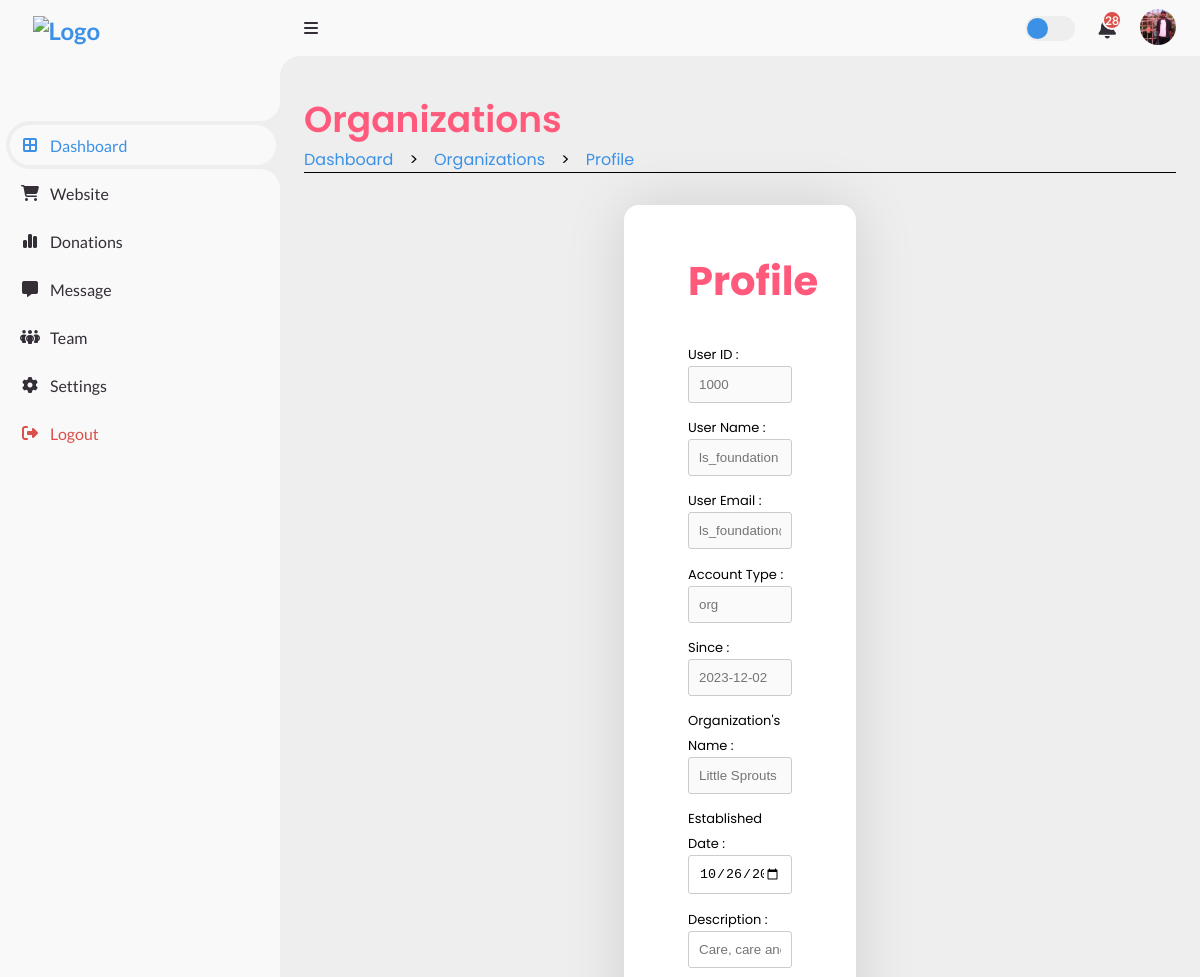
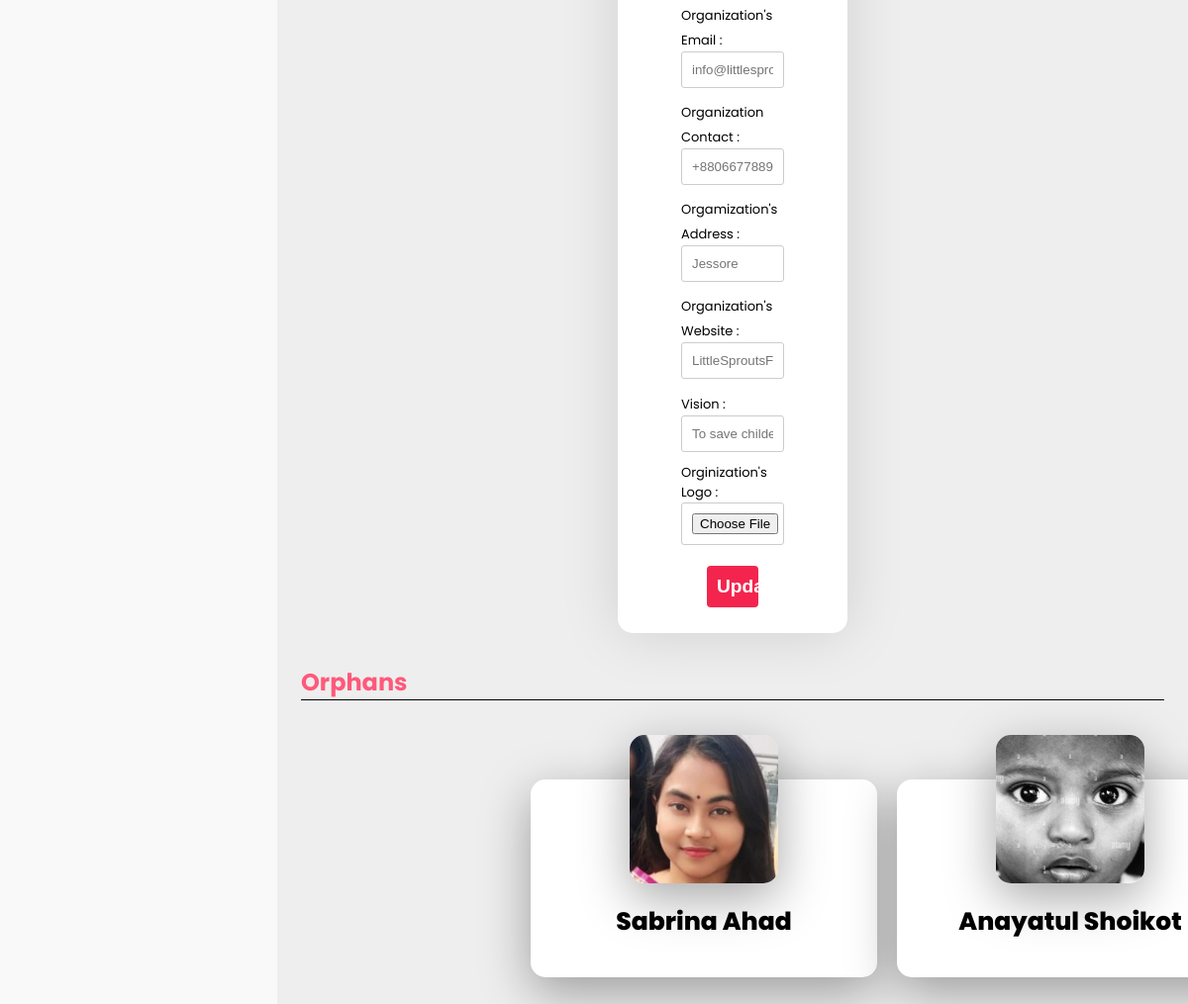
Page /Root/Admin_Side/Dash/Organizations/VIEW_ORG.php?org_id=18 (signed in) on the committed database (2 pictures, top to bottom).
### tables this page shows
CREATE TABLE `admin_list` (
  `admin_id` int(11) NOT NULL,
  `acc_id` int(11) NOT NULL,
  `admin_name` varchar(30) DEFAULT NULL,
  `admin_contact` varchar(30) DEFAULT NULL,
  `admin_priyority` int(11) DEFAULT NULL,
  `admin_image` varchar(255) DEFAULT NULL
);

CREATE TABLE `org_list` (
  `org_id` int(11) NOT NULL,
  `org_name` varchar(30) DEFAULT NULL,
  `acc_id` int(11) NOT NULL,
  `org_description` text DEFAULT NULL,
  `org_email` varchar(30) DEFAULT NULL,
  `org_phone` varchar(20) DEFAULT NULL,
  `org_website` varchar(30) DEFAULT NULL,
  `org_logo` varchar(255) DEFAULT NULL,
  `established` date DEFAULT NULL,
  `org_location` varchar(30) DEFAULT NULL,
  `org_vision` varchar(30) DEFAULT NULL,
  `org_reviews` decimal(2,2) DEFAULT NULL
);

CREATE TABLE `accounts` (
  `acc_id` int(11) NOT NULL,
  `acc_name` varchar(30) NOT NULL,
  `acc_pass` varchar(255) NOT NULL,
  `acc_email` varchar(30) NOT NULL,
  `role` varchar(10) NOT NULL,
  `acc_join_date` date NOT NULL
);

CREATE TABLE `orphan_list` (
  `orphan_id` int(11) NOT NULL,
  `org_id` int(30) DEFAULT NULL,
  `guardian_id` int(11) DEFAULT NULL,
  `first_name` varchar(30) DEFAULT NULL,
  `last_name` varchar(30) DEFAULT NULL,
  `age` int(11) DEFAULT NULL,
  `gender` varchar(10) DEFAULT NULL,
  `religion` varchar(15) DEFAULT NULL,
  `date_of_birth` date DEFAULT NULL,
  `since` date DEFAULT NULL,
  `family_status` varchar(30) DEFAULT NULL,
  `physical_condition` varchar(30) DEFAULT NULL,
  `education_level` varchar(30) DEFAULT NULL,
  `medical_history` varchar(100) DEFAULT NULL,
  `hobby` varchar(30) DEFAULT NULL,
  `favorite_food` varchar(30) DEFAULT NULL,
  `favorite_game` varchar(30) DEFAULT NULL,
  `skills` text DEFAULT NULL,
  `dreams` text DEFAULT NULL,
  `problems` text DEFAULT NULL,
  `other_comments` text DEFAULT NULL,
  `orphan_image` varchar(255) DEFAULT NULL,
  `adoption_status` enum('0','1') NOT NULL DEFAULT '0',
  `removed_status` enum('0','1') NOT NULL DEFAULT '0'
);

### Root/Admin_Side/Dash/ADMIN_DASH_BE.php (called while the page is built, shortened)
<?php
    include('/xampp/htdocs/DBMS_Project_Organized_One/Includes/db_con.php');
    if (!isset($_SESSION['acc_id']) && !isset($_SESSION['role'])) {
        $_SESSION['notify'] = "user_id not seted";
        header("Location: /Root/Login_Page/LOGIN_FORM.php");
        exit();
    } else {
        $acc_id = $_SESSION['acc_id'];
        $sql = "SELECT * FROM admin_list Where acc_id = '$acc_id'";
        $sql_result = mysqli_query($con, $sql);
        if (mysqli_num_rows($sql_result) == 1) {
            $row = mysqli_fetch_array($sql_result);
            $admin_image = $row['admin_image'];
        }
        else {
            $_SESSION['notify'] = "data not found";
            header("Location: /Root/Login_Page/LOGIN_FORM.php");
            exit();
        }
    }
?>

### Root/Admin_Side/Dash/Organizations/VIEW_ORG_BE.php (called while the page is built, shortened)
<?php
    include('/xampp/htdocs/DBMS_Project_Organized_One/Includes/db_con.php');
    if (isset($_GET['org_id'])) {
        $id = $_GET['org_id'];
        $sql = "SELECT u.acc_id, u.acc_name, role ,u.acc_email, u.acc_join_date,
            d.org_name, d.org_description, d.org_email, d.org_phone,
            d.org_website, d.org_logo, d.established, d.org_location, d.org_vision,
            d.org_reviews FROM org_list AS d LEFT JOIN accounts AS u
            ON d.acc_id = u.acc_id Where d.org_id = $id";
        $sql_result = mysqli_query($con, $sql);
        if (mysqli_num_rows($sql_result) == 1) {
            $row = mysqli_fetch_array($sql_result);
            $acc_id = $row['acc_id'];
            $acc_name = $row['acc_name'];
            $acc_email = $row['acc_email'];
            $role = $row['role'];
            $acc_join_date = $row['acc_join_date'];
            $org_name = $row['org_name'];
            $org_description = $row['org_description'];
            $org_email = $row['org_email'];
            $org_phone = $row['org_phone'];
            $established = $row['established'];
            $org_website = $row['org_website'];
            $org_location = $row['org_location'];
            $org_vision = $row['org_vision'];
        }
        else {
            echo "User data not found.";
        }
    }
?>

### Root/Admin_Side/Dash/Organizations/VIEW_ORG.php (the view, shortened to what this page needs)
<?php
  include('/xampp/htdocs/DBMS_Project_Organized_One/Root/Admin_Side/Dash/ADMIN_DASH_BE.php');
?>
<!DOCTYPE html>
<html lang="en">
  <head>
    <link rel="stylesheet" href="https://cdnjs.cloudflare.com/ajax/libs/font-awesome/6.4.0/css/all.min.css"/>
    <link href="https://cdn.jsdelivr.net/npm/remixicon@3.5.0/fonts/remixicon.css" rel="stylesheet"/>
    <link rel="stylesheet" href="https://cdn.jsdelivr.net/npm/swiper@10/swiper-bundle.min.css"/>
    <link href='https://unpkg.com/boxicons@2.1.4/css/boxicons.min.css' rel='stylesheet'>
    <link rel="stylesheet" href="/Root/Admin_Side/Dash/Organizations/ORG_DASH_STYLE.css" />
    <link rel="stylesheet" href="/Root/Admin_Side/Dash/Orphans/VIEW_STYLE.css">
  </head>
  <body>
    <section class="sidebar">
      <a href="#" class="logo">
        <img src="/Root/Landing_Page/LOGO_NoBackground.png" alt="Logo" />
      </a>
      <ul class="side-menu top">
        <li class="active">
          <a href="/Root/Admin_Side/Dash/ADMIN_DASH.php" class="nav-link">
            <i class="fas fa-border-all"></i>
            <span class="text">Dashboard</span>
          </a>
        </li>
        <li>
          <a href="#" class="nav-link">
            <i class="fas fa-shopping-cart"></i>
            <span class="text">Website</span>
          </a>
        </li>
        <li>
          <a href="/Root/Admin_Side/Donation/DONATION_DASH.php" class="nav-link">
            <i class="fas fa-chart-simple"></i>
            <span class="text">Donations</span>
          </a>
        </li>
        <li>
          <a href="#" class="nav-link">
            <i class="fas fa-message"></i>
            <span class="text">Message</span>
          </a>
        </li>
        <li>
          <a href="#" class="nav-link">
            <i class="fas fa-people-group"></i>
            <span class="text">Team</span>
          </a>
        </li>
        <li>
          <a href="#">
            <i class="fas fa-cog"></i>
            <span class="text">Settings</span>
          </a>
        </li>
        <li>
          <a href="/Includes/logout.php" class="logout">
            <i class="fas fa-right-from-bracket"></i>
            <span class="text">Logout</span>
          </a>
        </li>
      </ul>
    </section>
    <section class="content">
      <nav>
        <i class="fas fa-bars menu-btn"></i>
        <label for="switch-mode" class="switch-mode"></label>
        <a href="#" class="notification">
          <span class="num">28</span>
        </a>
        <a href="#" class="profile">
          <img src="../Admin/<?php echo $admin_image ?>" alt="profile" />
        </a>
      </nav>
        <main>
            <div class="head-title">
                <div class="left">
                    <h1>Organizations</h1>
                    <ul class="breadcrumb">
                            <li>
                                <a class="active" href="/Root/Admin_Side/Dash/ADMIN_DASH.php">Dashboard</a>
                            </li>
                            <li>></li>
                            <li>
                                <a class="active" href="/Root/Admin_Side//Dash/Organizations/ORG_DASH.php">Organizations</a>
                            </li>
                            <li>></li>
                            <li>
                                <a class="active" href="#">Profile</a>
                            </li>
                        </ul>
                </div>
            </div>
            <div class="container">
                <?php
                    include("/xampp/htdocs/DBMS_Project_Organized_One/Root/Admin_Side/Dash/Organizations/VIEW_ORG_BE.php");
                ?>
                <h2>Profile</h2>
                <form action="/Root/Admin_Side/Dash/Organizations/VIEW_UPDATE_BE.php" method="post" enctype="multipart/form-data">
                    <div class="row">
                        <label>User ID :</label>
                        <input type="text" name="acc_id" placeholder="<?php echo $acc_id ?>" disabled>
                    </div>
                    <div class="row">
                        <label>User Name :</label>
                        <input type="text" name="acc_name" placeholder="<?php echo $acc_name ?>" disabled>
                    </div>
                    <div class="row">
                        <label>User Email :</label>
                        <input type="text" name="acc_email" placeholder="<?php echo $acc_email ?>" disabled>
                    </div>
                    <div class="row">
                        <label>Account Type :</label>
                        <input type="text" name="role" placeholder="<?php echo $role ?>" disabled>
                    </div>
                    <div class="row">
                        <label>Since :</label>
                        <input type="text" name="acc_join_date" placeholder="<?php echo $acc_join_date ?>" disabled>
                    </div>
                    <div class="row">
                        <label>Organization's Name :</label>
                        <input type="text" name="org_name" placeholder="<?php echo $org_name ?>" disabled>
                    </div>
                    <div class="row">
                        <label>Established Date :</label>
                        <input type="date" name="established" value="<?php echo $established ?>">
                    </div>
                    <div class="row">
                        <label>Description :</label>
                        <input type="text" name="org_description" placeholder="<?php echo $org_description ?>" >
                    </div>
                    <div class="row">
                        <label>Organization's Email :</label>
                        <input type="text" name="org_email" placeholder="<?php echo $org_email ?>">
                    </div>
                    <div class="row">
                        <label>Organization Contact :</label>
                        <input type="text" name="org_phone" placeholder="<?php echo $org_phone ?>" >
                    </div>
                    <div class="row">
                        <label>Orgamization's Address :</label>
                        <input type="text" name="org_location" placeholder="<?php echo $org_location ?>" >
                    </div>
                    <div class="row">
                        <label>Organization's Website :</label>
                        <input type="text" name="org_website" placeholder="<?php echo $org_website ?>" >
                    </div>
                    <div class="row">
                        <label>Vision :</label>
                        <input type="text" name="org_vision"  placeholder="<?php echo $org_vision ?>">
                    </div>
                    <label>Orginization's Logo :</label>
                    <input type="file" name="image" accept="image/*">
                    <div class="btn">
                        <button type="submit" name="update">Update</button>
                    </div>
                </form>
            </div>
            <div class="container_2">
                <div class="left">
                    <h1>Orphans</h1>
                </div>
                <div class="plate">
                    <?php
                        include('/xampp/htdocs/DBMS_Project_Organized_One/Root/Admin_Side/Dash/Organizations/FETCH_ORPHAN_FROM_ORG_BE.php');
                    ?>
                </div>
            </div>
        </main>
    </section>
  </body>
</html>

### Root/Admin_Side/Dash/Organizations/FETCH_ORPHAN_FROM_ORG_BE.php (shortened to what this page needs)
<?php
    include('/xampp/htdocs/DBMS_Project_Organized_One/Includes/db_con.php');
    if (isset($_GET['org_id'])) {
        $id = $_GET['org_id'];
        $query = "SELECT * FROM orphan_list WHERE org_id = $id";
        $result = mysqli_query($con, $query);
        if (mysqli_num_rows($result) > 0) {
            while ($row = mysqli_fetch_assoc($result)) {
                echo '<div class="card">';
                echo '<div class="pb"  style="background-image: url(\'../../../Orphanage/' . $row['orphan_image'] . '\');"></div>';
                echo '<div class="info">';
                echo '<h1>' . $row['first_name'] . '  ' . $row['last_name'] . '</h1>';
                echo '</div>';
                echo '</div>';
            }
        } else {
            echo 'No Orphan Records found';
        }
    } else {
        echo "Error";
    }
?>

### Root/Admin_Side/Dash/Orphans/VIEW_STYLE.css (style rules this page uses)
.content main .container { margin: 2rem 20rem; padding: 1rem 4rem; background-color: #fff; border-radius: 15px; box-shadow: 0 0 60px rgba(0, 0, 0, 0.13); }
.container h2 { text-align: center; font-size: 2.5rem; color: #FF597B; padding: 0; margin: 30px 0px; text-shadow: 2px 5px 30px hsl(0, 0%, 100%); }
.container form { display: flex; flex-direction: column; }
.container label { font-size: small; color: black; padding-bottom: -5px; }
.container input { width: 100%; margin: 0 0 .7rem 0; padding: 10px; border: 1px solid #ccc; border-radius: 3px; color: black; }
.container .btn { display: flex; align-items: center; justify-content: center; }
.container button { width: 50%; background-color: var(--color5); color: #fff; border: none; padding: 10px 10px; margin: 10px 0px; border-radius: 4px; font-size: 1.2rem; font-weight: 700; cursor: pointer; margin-bottom: 10px; }
.content main .container_2 .plate { margin: 5rem 2rem 6rem 2rem; display: grid; grid-template-columns: repeat(4, 1fr); row-gap: 60px; column-gap: 20px; }
.content main .plate .card h1 { font-weight: 800; font-size: 25px; color: var(--color7); text-transform: capitalize; }
.content main .plate .card { position: relative; background-color: white; width: 350px; height: 200px; box-shadow: 0 15px 50px rgba(0, 0, 0, 0.35); border-radius: 15px; transition: all 0.4s ease-in-out; }
.content main .plate .card .pb { position: absolute; top: -45px; left: 50%; transform: translate(-50%, 0%); background-repeat: no-repeat; background-position: center; background-size: cover; height: 150px; width: 150px; border-radius: 15px; box-shadow: 0 15px 50px rgba(0, 0, 0, 0.35); transition: all 0.4s ease-in-out; }
.content main .plate .card .info { display: flex; flex-direction: column; align-items: center; justify-content: center; padding: 125px 0px 10px 0px; transition: all 0.4s ease-in-out; }

### rows in the picture
admin_list: admin_image (picture)
org_list: acc_id "1000", acc_name "ls_foundation", acc_email "ls_foundation@gamil.com", role "org", acc_join_date "2023-12-02", org_name "Little Sprouts Foundation", established "10/26/2023", org_description "Care, care and care. nothing else is found here", org_email "info@littlesproutsfoundation.o", org_phone "+880667788990", org_location "Jessore", org_website "LittleSproutsFoundation.org", org_vision "To save childer life"
orphan_list: orphan_image (picture), first_name "Sabrina", last_name "Ahad"
orphan_list: orphan_image (picture), first_name "Anayatul", last_name "Shoikot"
